Frame 1 (no input): blank canvas, image omitted
Frame 60 (the mouse pressed at the canvas centre just before this capture): blank canvas, image omitted
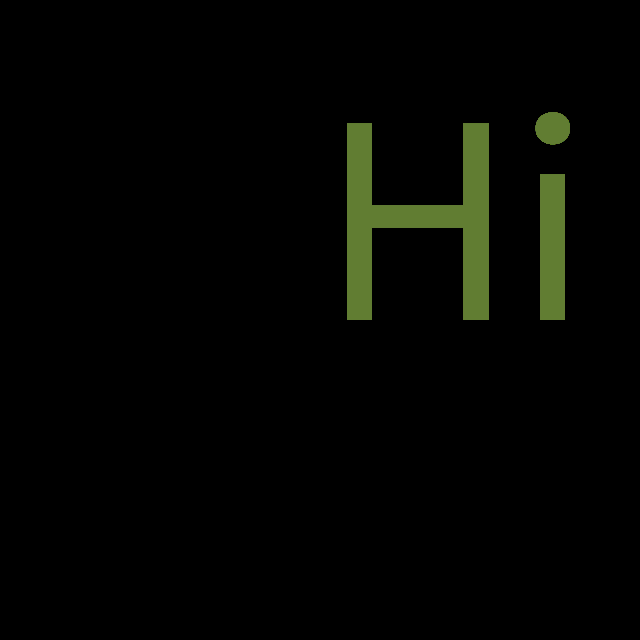
Frame 120 (the mouse held since frame 60 and released just before this capture)

The Processing sketch whose frames 1 and 60 were blank and that drew this single picture after the mouse press (run headless with seeded random() and noise(); from frame 60 on, the mouse is pressed at the canvas centre):

// Processing sketch: sketch_1
// ── sketch_1.pde
void setup(){
  size(640,640);
  background(0);
  noStroke();
}

void draw() {
   float r1= mouseX/(float)width;
   float r2= mouseY/(float)height;
    
  if (keyPressed ==true ) {
    fill(0,r1*250,195*(r2),110);
  } else if (keyPressed== false){
    fill(98,r1*250,105*(r2),110);
  }
  
  textSize(300);
  text("Hi", mouseX, mouseY); 
  }
